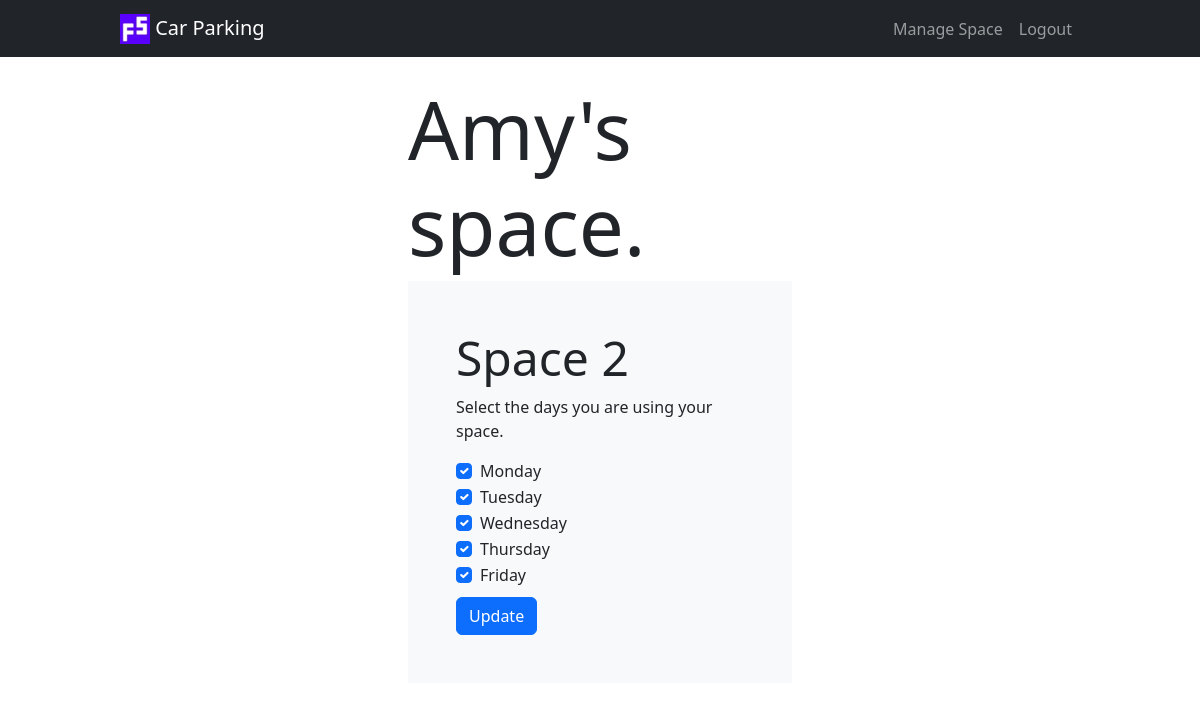
The app's page /manage (signed in) with its own data.
### server.py (models this page shows)
class User(UserMixin, db.Model):
    __tablename__ = "users"
    id = db.Column(db.Integer, primary_key=True)
    name = db.Column(db.String(250), nullable=False)
    status = db.Column(db.String(250), nullable=False)
    email = db.Column(db.String(250), unique=True, nullable=False)
    is_admin = db.Column(db.Boolean(), nullable=True)
    parking_spaces = relationship("ParkingSpace", back_populates="user")

class ParkingSpace(db.Model):
    __tablename__ = "parking_spaces"
    id = db.Column(db.Integer, primary_key=True)
    monday = db.Column(db.String(250), nullable=False)
    tuesday = db.Column(db.String(250), nullable=False)
    wednesday = db.Column(db.String(250), nullable=False)
    thursday = db.Column(db.String(250), nullable=False)
    friday = db.Column(db.String(250), nullable=False)
    user_id = db.Column(db.Integer, db.ForeignKey("users.id"))
    user = relationship("User", back_populates="parking_spaces")

### server.py (the view, shortened to what this page needs)
@app.route('/manage', methods=["GET", "POST"])
@member_only
def manage_space():
    id = request.args.get("id")
    return render_template("manage_space.html", days=days)

### server.py (called while the page is built)
@login_manager.user_loader
def load_user(user_id):
    return User.query.get(int(user_id))

def member_only(func):
    @wraps(func)
    def wrapper(*args, **kwargs):
        if current_user.is_authenticated:
            return func(*args, **kwargs)
        else:
            flash("You need to login to book.", "warning")
            return redirect(url_for("login"))
    return wrapper

### templates/manage_space.html
{% extends "base.html" %}
{% block content %}
<div class="modal-dialog modal-dialog-centered container-login">
    <h1 class="display-1">{{ current_user.name }}'s space.</h1>
</div>
{% for space in current_user.parking_spaces %}
<div class="modal-dialog modal-dialog-centered container-login mb-3">
    <div class="modal-content">
        <div class="modal-body bg-light ps-5 pe-5 pt-5">
            <h5 class="display-5">Space {{ space.id }}</h1>
                <p>Select the days you are using your space.</p>
                <form action="{{ url_for('manage_space', id=space.id) }}" method="post">
                    {% for day in days %}
                    <div class="form-check">
                        {% if space[day] == "" %}
                        <input class="form-check-input" type="checkbox" value="{{ day }}" id="flexCheckDefault"
                            name="{{ day }}">
                        {% else %}
                        <input class="form-check-input" type="checkbox" value="{{ day }}" id="flexCheckDefault"
                            name="{{ day }}" checked>
                        {% endif %}
                        <label class="form-check-label" for="flexCheckDefault">
                            {{ day.capitalize() }}
                        </label>
                    </div>
                    {% endfor %}
                    <button type="submit" class="btn btn-primary text-center mb-5 mt-2">Update</button>
                </form>
        </div>
    </div>
</div>
{% endfor %}
{% endblock %}

### static/css/styles.css (style rules this page uses)
.container-login { padding: 0% 30%; }

### records on screen
User: name "Amy"
ParkingSpace: id "2", capitalize "Monday" "Tuesday" "Wednesday" "Thursday" "Friday"
